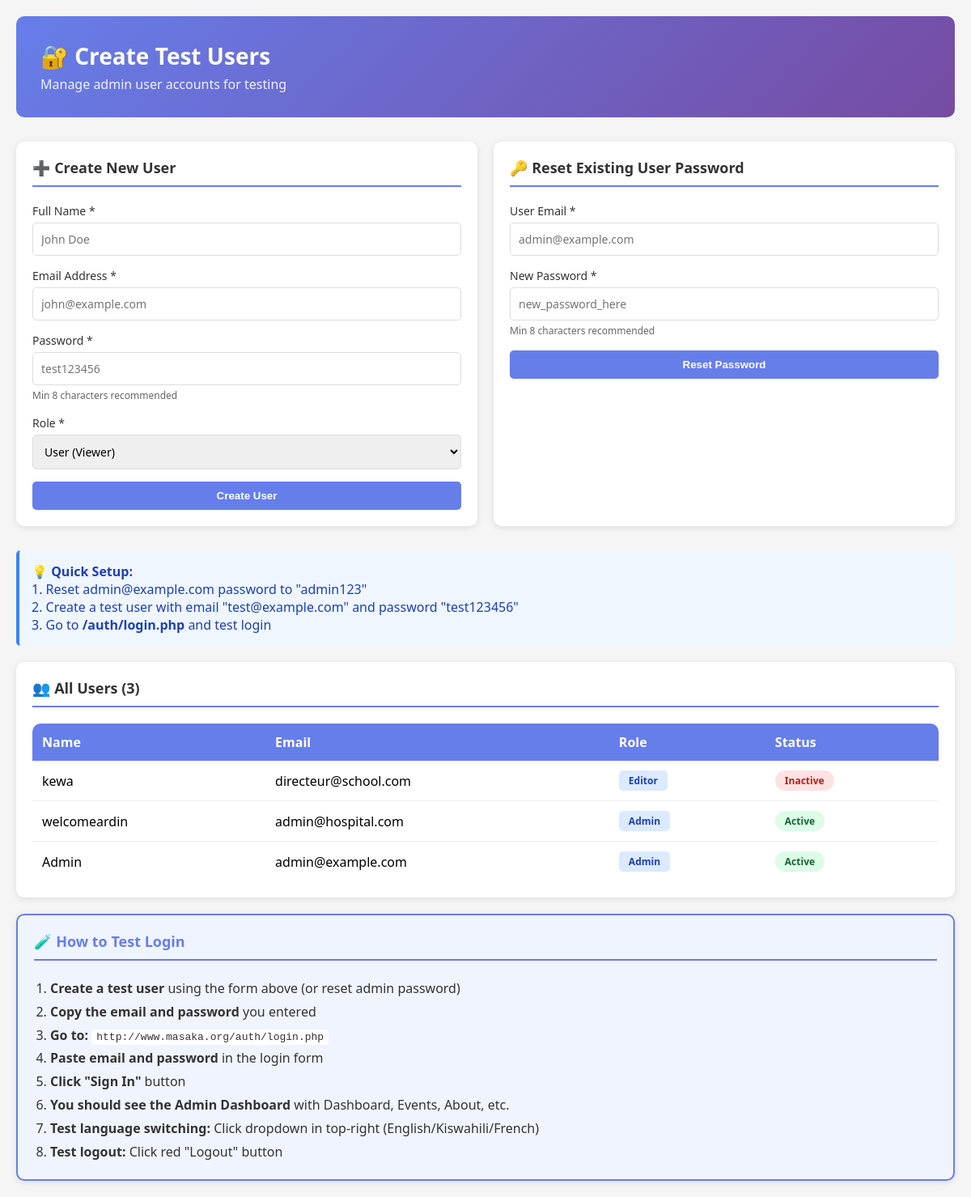
/create_users.php, run on the app's committed database.
### tables this page shows
CREATE TABLE `users` (
  `id` int(11) NOT NULL,
  `full_name` varchar(255) NOT NULL,
  `email` varchar(255) NOT NULL,
  `password` varchar(255) NOT NULL,
  `status` enum('active','inactive','suspended') DEFAULT 'active',
  `role` enum('admin','editor','user') DEFAULT 'user',
  `created_at` timestamp NOT NULL DEFAULT current_timestamp(),
  `updated_at` timestamp NOT NULL DEFAULT current_timestamp() ON UPDATE current_timestamp()
);

### create_users.php (the view, shortened to what this page needs)
<?php
$host = 'localhost';
$dbname = 'multi_lang_website';
$username = 'root';
$password = '';
$users = [];
try {
    $pdo = new PDO("mysql:host=$host;dbname=$dbname;charset=utf8mb4", $username, $password);
    $stmt = $pdo->query("SELECT id, full_name, email, role, status FROM users ORDER BY created_at DESC");
    $users = $stmt->fetchAll(PDO::FETCH_ASSOC);
} catch (Exception $e) {
}
?>
<!DOCTYPE html>
<html lang="en">
<head>
</head>
<body>
    <div class="container">
        <div class="header">
            <h1>🔐 Create Test Users</h1>
            <p>Manage admin user accounts for testing</p>
        </div>
        <div class="grid">
            <div class="card">
                <h2>➕ Create New User</h2>
                <form method="POST">
                    <div class="form-group">
                        <label for="full_name">Full Name *</label>
                        <input type="text" id="full_name" name="full_name" required placeholder="John Doe">
                    </div>
                    <div class="form-group">
                        <label for="email">Email Address *</label>
                        <input type="email" id="email" name="email" required placeholder="john@example.com">
                    </div>
                    <div class="form-group">
                        <label for="password">Password *</label>
                        <input type="text" id="password" name="password" required placeholder="test123456">
                        <small style="color: #666; font-size: 12px;">Min 8 characters recommended</small>
                    </div>
                    <div class="form-group">
                        <label for="role">Role *</label>
                        <select id="role" name="role" required>
                            <option value="user">User (Viewer)</option>
                        </select>
                    </div>
                    <button type="submit">Create User</button>
                </form>
            </div>
            <div class="card">
                <h2>🔑 Reset Existing User Password</h2>
                <form method="POST">
                    <div class="form-group">
                        <label for="reset_email">User Email *</label>
                        <input type="email" id="reset_email" name="reset_email" required placeholder="admin@example.com">
                    </div>
                    <div class="form-group">
                        <label for="reset_password">New Password *</label>
                        <input type="text" id="reset_password" name="reset_password" required placeholder="new_password_here">
                        <small style="color: #666; font-size: 12px;">Min 8 characters recommended</small>
                    </div>
                    <button type="submit">Reset Password</button>
                </form>
            </div>
        </div>
        <div class="info-box">
            <strong>💡 Quick Setup:</strong><br>
            1. Reset admin@example.com password to "admin123"<br>
            2. Create a test user with email "test@example.com" and password "test123456"<br>
            3. Go to <strong>/auth/login.php</strong> and test login
        </div>
        <div class="card">
            <h2>👥 All Users (<?php echo count($users); ?>)</h2>
            <?php if (count($users) > 0): ?>
                <table>
                    <thead>
                        <tr>
                            <th>Name</th>
                            <th>Email</th>
                            <th>Role</th>
                            <th>Status</th>
                        </tr>
                    </thead>
                    <tbody>
                        <?php foreach ($users as $user): ?>
                            <tr>
                                <td><?php echo htmlspecialchars($user['full_name']); ?></td>
                                <td><?php echo htmlspecialchars($user['email']); ?></td>
                                <td><span class="role-badge"><?php echo ucfirst($user['role']); ?></span></td>
                                <td>
                                    <span class="status-badge status-<?php echo $user['status']; ?>">
                                        <?php echo ucfirst($user['status']); ?>
                                    </span>
                                </td>
                            </tr>
                        <?php endforeach; ?>
                    </tbody>
                </table>
            <?php else: ?>
                <p style="text-align: center; color: #666; padding: 20px;">No users found</p>
            <?php endif; ?>
        </div>
        <div class="card" style="margin-top: 20px; background: #f0f4ff; border: 2px solid #667eea;">
            <h2 style="color: #667eea;">🧪 How to Test Login</h2>
            <ol style="margin-left: 20px; color: #333; line-height: 1.8;">
                <li><strong>Create a test user</strong> using the form above (or reset admin password)</li>
                <li><strong>Copy the email and password</strong> you entered</li>
                <li><strong>Go to:</strong> <code style="background: white; padding: 2px 6px; border-radius: 3px;">http://www.masaka.org/auth/login.php</code></li>
                <li><strong>Paste email and password</strong> in the login form</li>
                <li><strong>Click "Sign In"</strong> button</li>
                <li><strong>You should see the Admin Dashboard</strong> with Dashboard, Events, About, etc.</li>
                <li><strong>Test language switching:</strong> Click dropdown in top-right (English/Kiswahili/French)</li>
                <li><strong>Test logout:</strong> Click red "Logout" button</li>
            </ol>
        </div>
    </div>
</body>
</html>

### create_users.php (style rules this page uses)
* { margin: 0; padding: 0; box-sizing: border-box; }
body { font-family: 'Segoe UI', Tahoma, Geneva, sans-serif; background: #f5f5f5; padding: 20px; }
.container { max-width: 1200px; margin: 0 auto; }
.header { background: linear-gradient(135deg, #667eea 0%, #764ba2 100%); color: white; padding: 30px; border-radius: 10px; margin-bottom: 30px; }
.header h1 { font-size: 28px; margin-bottom: 5px; }
.header p { opacity: 0.9; }
.grid { display: grid; grid-template-columns: 1fr 1fr; gap: 20px; margin-bottom: 30px; }
.card { background: white; padding: 20px; border-radius: 10px; box-shadow: 0 2px 8px rgba(0,0,0,0.1); }
.card h2 { font-size: 18px; margin-bottom: 20px; color: #333; border-bottom: 2px solid #667eea; padding-bottom: 10px; }
.form-group { margin-bottom: 15px; }
label { display: block; margin-bottom: 5px; font-weight: 500; color: #333; font-size: 14px; }
input, select { width: 100%; padding: 10px; border: 1px solid #ddd; border-radius: 5px; font-size: 14px; font-family: inherit; }
button { width: 100%; padding: 10px; background: #667eea; color: white; border: none; border-radius: 5px; font-weight: 600; cursor: pointer; transition: background 0.3s; }
table { width: 100%; border-collapse: collapse; background: white; border-radius: 10px; overflow: hidden; }
th { background: #667eea; color: white; padding: 12px; text-align: left; font-weight: 600; }
td { padding: 12px; border-bottom: 1px solid #eee; }
tr:last-child td { border-bottom: none; }
.status-badge { display: inline-block; padding: 4px 12px; border-radius: 20px; font-size: 12px; font-weight: 600; }
.status-active { background: #dcfce7; color: #166534; }
.status-inactive { background: #fee2e2; color: #b91c1c; }
.role-badge { display: inline-block; padding: 4px 12px; border-radius: 5px; font-size: 12px; font-weight: 600; background: #dbeafe; color: #1e40af; }
.info-box { background: #eff6ff; border-left: 4px solid #3b82f6; padding: 15px; margin-bottom: 20px; border-radius: 5px; color: #1e40af; }

### data on the page
users: full_name "kewa", email "directeur@school.com", role "Editor", status "Inactive"
users: full_name "welcomeardin", email "admin@hospital.com", role "Admin", status "Active"
users: full_name "Admin", email "admin@example.com", role "Admin", status "Active"

### other printed values
count($users) "3"
